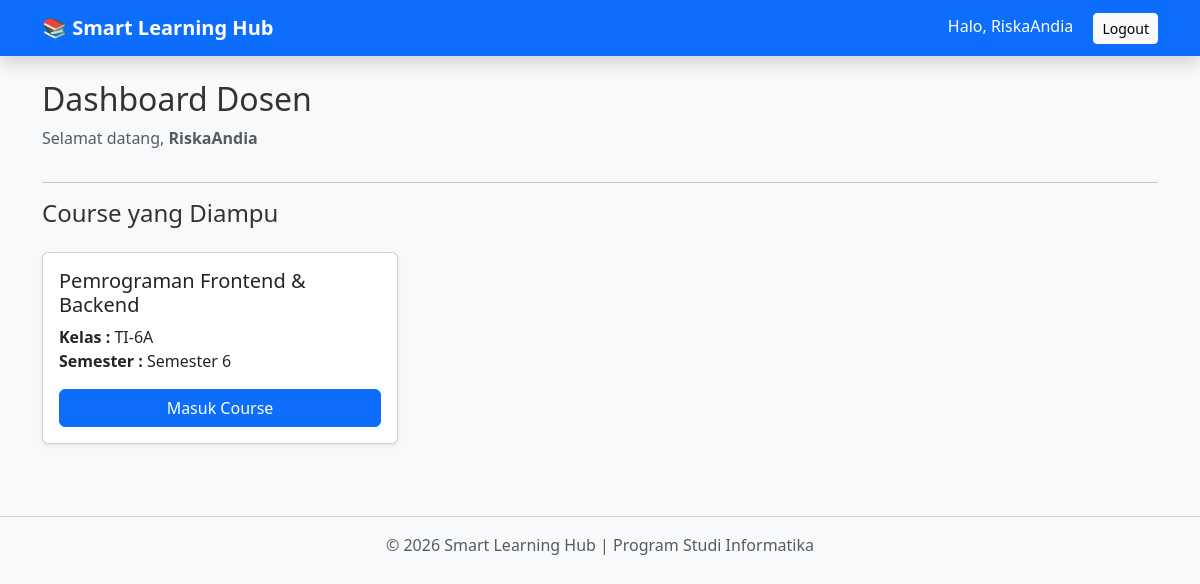
Page /dashboard/ (signed in) on the committed database.
### learning/models.py (models this page shows, shortened)
class Course(models.Model):
    semester = models.ForeignKey(Semester, on_delete=models.CASCADE)
    kelas = models.ForeignKey(Kelas, on_delete=models.CASCADE)
    mata_kuliah = models.ForeignKey(MataKuliah, on_delete=models.CASCADE)
    dosen = models.ForeignKey(Dosen, on_delete=models.CASCADE)
    class Meta:
        unique_together = ('semester', 'kelas', 'mata_kuliah')

class MataKuliah(models.Model):
    kode = models.CharField(max_length=20)
    nama = models.CharField(max_length=100)
    sks = models.IntegerField()

class Kelas(models.Model):
    nama = models.CharField(max_length=20)

class Semester(models.Model):
    nama = models.CharField(max_length=50)

### learning/views.py (the view, shortened to what this page needs)
# urls.py: path('dashboard/', views.dashboard, name='dashboard'),
@login_required
def dashboard(request):
    profile, created = Profile.objects.get_or_create(
        user=request.user,
        defaults={
            "role": "admin" if request.user.is_superuser else "mahasiswa"
        }
    )
    if profile.role == "admin":
        context = {
            "jumlah_mahasiswa": Mahasiswa.objects.count(),
            "jumlah_dosen": Dosen.objects.count(),
            "jumlah_course": Course.objects.count(),
            "jumlah_materi": Materi.objects.count(),
            "jumlah_tugas": Tugas.objects.count(),
        }
        return render(
            request,
            "admin_dashboard.html",
            context
        )
    elif profile.role == "dosen":
        dosen = get_object_or_404(
            Dosen,
            user=request.user
        )
        courses = Course.objects.filter(
            dosen=dosen
        )
        return render(
            request,
            "teacher_dashboard.html",
            {
                "courses": courses,
                "dosen": dosen
            }
        )
    return redirect("login")

### learning/templates/teacher_dashboard.html (shortened to what this page needs)
{% extends 'base.html' %}
{% block content %}
<div class="row">
    <div class="col-12">
        <h2>Dashboard Dosen</h2>
        <p class="text-muted">
            Selamat datang, <strong>{{ user.username }}</strong>
        </p>
    </div>
</div>
<hr>
<h4 class="mb-4">
    Course yang Diampu
</h4>
<div class="row">
{% if courses %}
    {% for course in courses %}
    <div class="col-md-4 mb-4">
        <div class="card shadow-sm h-100">
            <div class="card-body">
                <h5 class="card-title">
                    {{ course.mata_kuliah.nama }}
                </h5>
                <p class="card-text">
                    <strong>Kelas :</strong>
                    {{ course.kelas.nama }}
                    <br>
                    <strong>Semester :</strong>
                    {{ course.semester.nama }}
                </p>
                <a
                    href="{% url 'detail_course' course.id %}"
                    class="btn btn-primary w-100">
                    Masuk Course
                </a>
            </div>
        </div>
    </div>
    {% endfor %}
{% else %}
<div class="col-12">
    <div class="alert alert-warning">
        Belum ada course yang diampu.
    </div>
</div>
{% endif %}
</div>
{% endblock %}

### learning/templates/base.html (shortened to what this page needs)
{% load static %}
<!DOCTYPE html>
<html lang="id">
<head>
    <link href="https://cdn.jsdelivr.net/npm/bootstrap@5.3.3/dist/css/bootstrap.min.css" rel="stylesheet">
    <link rel="stylesheet" href="{% static 'css/style.css' %}">
</head>
<body class="bg-light">
    <nav class="navbar navbar-expand-lg navbar-dark bg-primary shadow">
        <div class="container">
            <a class="navbar-brand fw-bold" href="{% url 'dashboard' %}">
                📚 Smart Learning Hub
            </a>
            <div class="ms-auto">
                {% if user.is_authenticated %}
                    <span class="text-white me-3">
                        Halo, {{ user.username }}
                    </span>
                    <a href="{% url 'logout' %}" class="btn btn-light btn-sm">
                        Logout
                    </a>
                {% endif %}
            </div>
        </div>
    </nav>
    <div class="container mt-4">
        {% block content %}
        {% endblock %}
    </div>
    <footer class="text-center mt-5 mb-3 text-muted">
        <hr>
        <p>
            © 2026 Smart Learning Hub | Program Studi Informatika
        </p>
    </footer>
</body>
</html>

### learning/static/css/style.css (style rules this page uses)
* { margin:0; padding:0; box-sizing:border-box; }
body { font-family:Segoe UI, Tahoma, Geneva, Verdana, sans-serif; background:#f4f6f9; color:#333; }

### rows in the picture
Course: mata_kuliah.nama "Pemrograman Frontend & Backend", kelas.nama "TI-6A", semester.nama "Semester 6"

### other values in the picture
{{ user.username }} "RiskaAndia"
